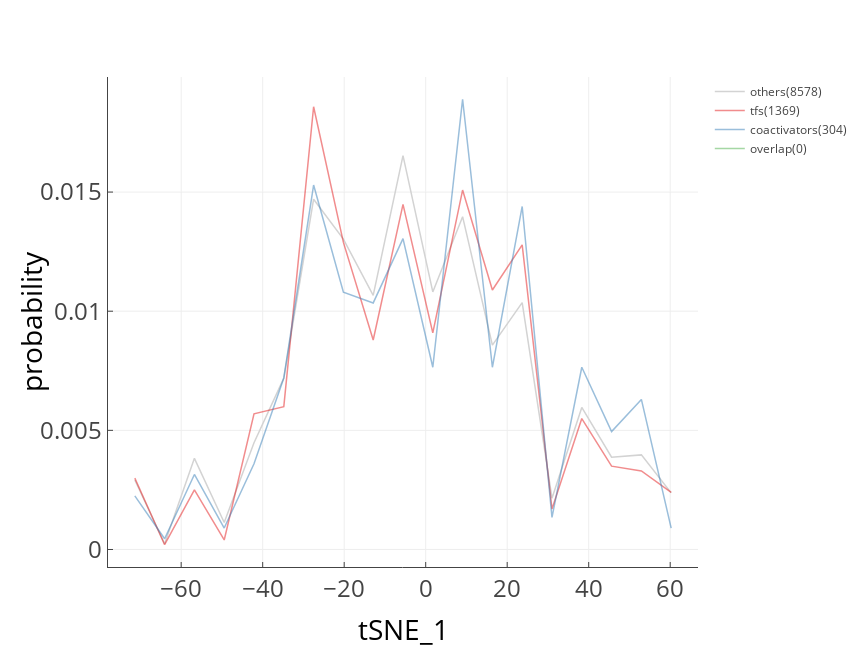

Notebook cell for this chart:
### Markdown cell above
# plot variation along tSNE axes

### Code cell
label_lists =[1,2,3]
tSNE_axis =0
label_other =0


labels_others = np.where(data_matrix.iloc[:,-1]==label_other)[0]
fig,axes = plt.subplots()
nbins = 20;
bin_range = np.linspace(min(Y[:,tSNE_axis]),max(Y[:,tSNE_axis]),nbins)
make_nice_axis(axes)

values,bins = np.histogram(Y[labels_others,tSNE_axis],bins=bin_range,density=True)
axes.plot(bins[:-1],values,alpha=1,label=label_legends[label_other] + '(' + str(len(labels_others)) + ')',color=colors[label_other]);

for label in label_lists:
    labels = np.where(data_matrix.iloc[:,-1]==label)[0]
    values,bins  = np.histogram(Y[labels,tSNE_axis],bins=bin_range,density=True)
    axes.plot(bins[:-1],values,alpha=0.5,label=label_legends[label]+ '(' + str(len(labels)) + ')',color=colors[label]);

# axes.legend(bbox_to_anchor=(1.05,1.1))
axes.set_xlabel('tSNE_'+ str(tSNE_axis+1))
axes.set_ylabel('probability')
# plt.show()
plotly_fig = tls.mpl_to_plotly(fig)
plotly_beautify(plotly_fig)
py.plot(plotly_fig,filename=write_file_path+'/figures_tSNE/interactive_prob_tSNE_'+str(tSNE_axis),auto_open=False)

py.iplot(plotly_fig)

### Figure 1 — Plotly figure (JSON) as saved in the notebook; plotly's stock layout.template omitted (floating-point values rounded to 4 significant figures)
{"data": [{"line": {"color": "rgba (211, 211, 211, 1)", "dash": "solid", "width": 1.5}, "mode": "lines", "name": "others(8578)", "type": "scatter", "uid": "f379bcde-d899-42ed-bf29-af2c7829b0fc", "x": [-71.38, -64.06, -56.75, -49.44, -42.13, -34.82, -27.5, -20.19, -12.88, -5.569, 1.743, 9.055, 16.37, 23.68, 30.99, 38.3, 45.62, 52.93, 60.24], "xaxis": "x", "y": [0.002918, 0.0002391, 0.003826, 0.001132, 0.00448, 0.00719, 0.0147, 0.01303, 0.01067, 0.01653, 0.01081, 0.01397, 0.008577, 0.01036, 0.002152, 0.005963, 0.003874, 0.00397, 0.002376], "yaxis": "y"}, {"line": {"color": "rgba (228, 26, 28, 0.5)", "dash": "solid", "width": 1.5}, "mode": "lines", "name": "tfs(1369)", "type": "scatter", "uid": "b3d0005f-8d8e-4fed-807b-77dd985170cb", "x": [-71.38, -64.06, -56.75, -49.44, -42.13, -34.82, -27.5, -20.19, -12.88, -5.569, 1.743, 9.055, 16.37, 23.68, 30.99, 38.3, 45.62, 52.93, 60.24], "xaxis": "x", "y": [0.002997, 0.0001998, 0.002497, 0.0003996, 0.005694, 0.005994, 0.01858, 0.01289, 0.008791, 0.01449, 0.009091, 0.01508, 0.01089, 0.01279, 0.001698, 0.005494, 0.003496, 0.003297, 0.002398], "yaxis": "y"}, {"line": {"color": "rgba (55, 126, 184, 0.5)", "dash": "solid", "width": 1.5}, "mode": "lines", "name": "coactivators(304)", "type": "scatter", "uid": "46a620cd-591d-491f-b072-f35a1af247a4", "x": [-71.38, -64.06, -56.75, -49.44, -42.13, -34.82, -27.5, -20.19, -12.88, -5.569, 1.743, 9.055, 16.37, 23.68, 30.99, 38.3, 45.62, 52.93, 60.24], "xaxis": "x", "y": [0.002249, 0.0004499, 0.003149, 0.0008997, 0.003599, 0.007198, 0.0153, 0.0108, 0.01035, 0.01305, 0.007648, 0.01889, 0.007648, 0.0144, 0.00135, 0.007648, 0.004949, 0.006298, 0.0008997], "yaxis": "y"}, {"line": {"color": "rgba (77, 175, 74, 0.5)", "dash": "solid", "width": 1.5}, "mode": "lines", "name": "overlap(0)", "type": "scatter", "uid": "6a2de59e-58ee-4b90-9d92-b901f1661fb6", "x": [-71.38, -64.06, -56.75, -49.44, -42.13, -34.82, -27.5, -20.19, -12.88, -5.569, 1.743, 9.055, 16.37, 23.68, 30.99, 38.3, 45.62, 52.93, 60.24], "xaxis": "x", "y": [null, null, null, null, null, null, null, null, null, null, null, null, null, null, null, null, null, null, null], "yaxis": "y"}], "layout": {"autosize": false, "height": 648, "hovermode": "closest", "margin": {"b": 81, "l": 108, "pad": 0, "r": 86, "t": 77}, "showlegend": true, "width": 864, "xaxis": {"anchor": "y", "domain": [0, 1], "mirror": false, "nticks": 9, "range": [-77.96, 66.82], "showgrid": true, "showline": true, "side": "bottom", "tickfont": {"size": 24}, "ticks": "inside", "title": {"font": {"color": "#000000", "size": 28}, "text": "tSNE_1"}, "type": "linear", "zeroline": false}, "yaxis": {"anchor": "x", "domain": [0, 1], "mirror": false, "nticks": 10, "range": [-0.0007349, 0.01983], "showgrid": true, "showline": true, "side": "left", "tickfont": {"size": 24}, "ticks": "inside", "title": {"font": {"color": "#000000", "size": 28}, "text": "probability"}, "type": "linear", "zeroline": false}}}
